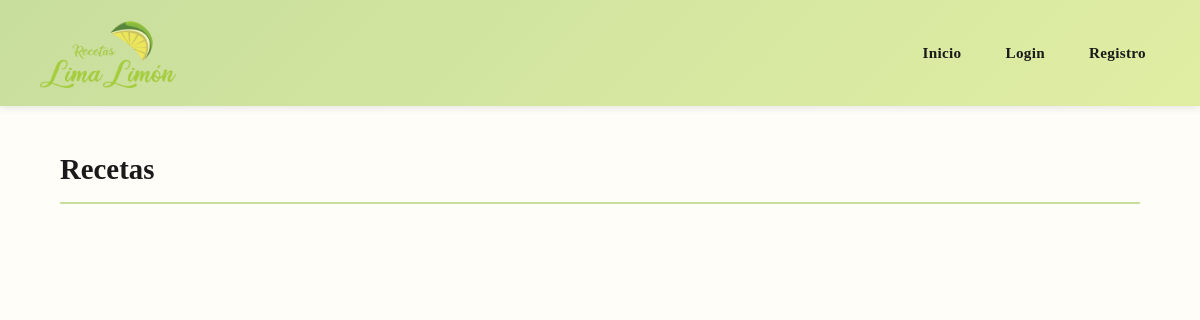
Before: / with the older database file.
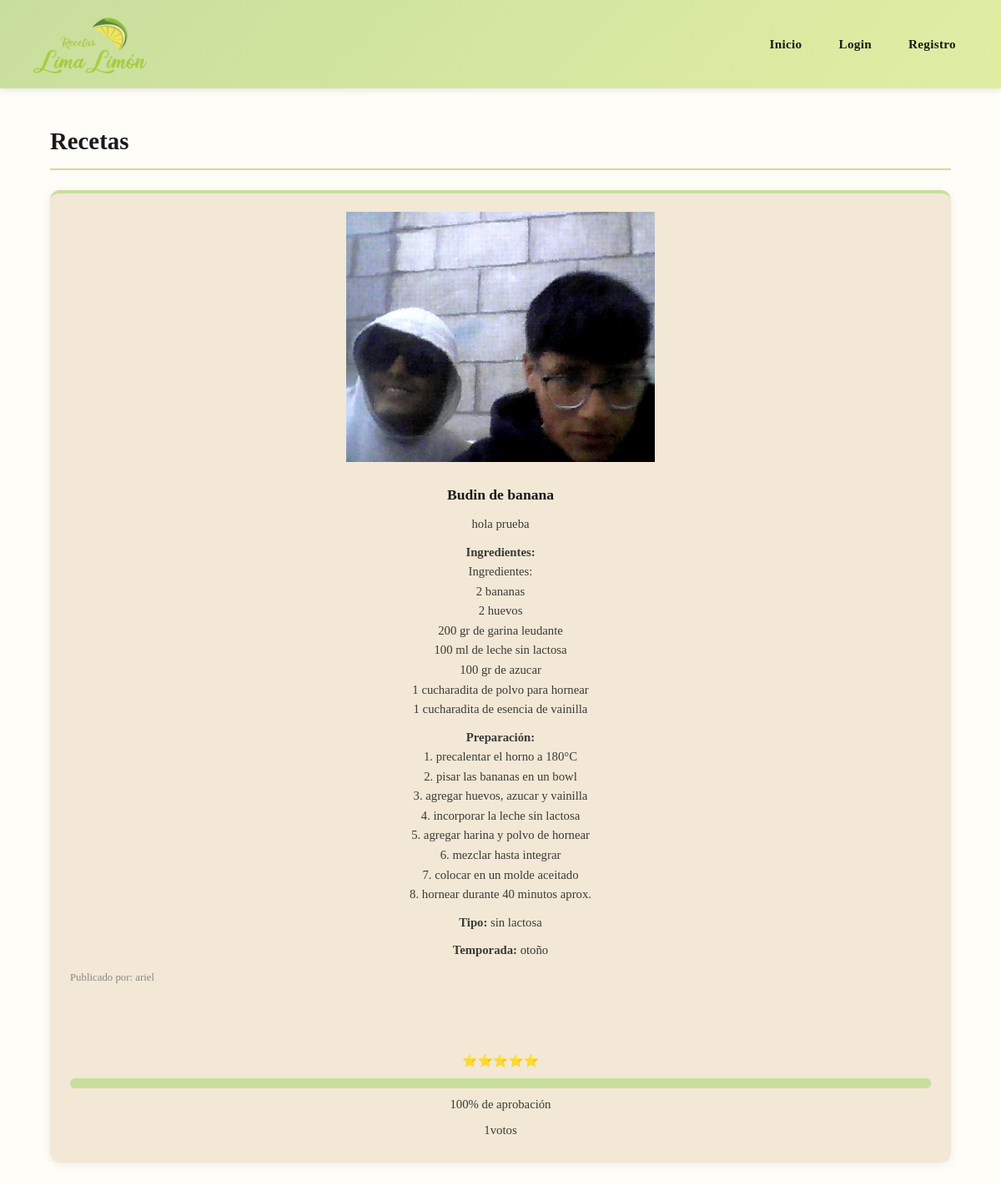
After: the same page with the newer database file.
### tables this page shows
CREATE TABLE `recetas` (
  `id` int(11) NOT NULL,
  `titulo` varchar(255) DEFAULT NULL,
  `descripcion` text DEFAULT NULL,
  `usuario_id` int(11) DEFAULT NULL,
  `ingredientes` text DEFAULT NULL,
  `pasos` text DEFAULT NULL,
  `tipo` varchar(150) DEFAULT NULL,
  `estacion` varchar(50) DEFAULT NULL,
  `imagen` varchar(255) DEFAULT NULL
);

CREATE TABLE `usuarios` (
  `id` int(11) NOT NULL,
  `nombre` varchar(100) DEFAULT NULL,
  `email` varchar(100) DEFAULT NULL,
  `password` varchar(255) DEFAULT NULL,
  `preferencia_tipo` varchar(150) DEFAULT NULL,
  `rol` varchar(20) NOT NULL DEFAULT 'usuario'
);

### index.php (the view, shortened to what this page needs)
<?php
include("config.php");
$sql = "
SELECT recetas.*, usuarios.nombre
FROM recetas
JOIN usuarios
ON recetas.usuario_id = usuarios.id
ORDER BY recetas.id DESC
";
$result = $conn->query($sql);
?>
<link rel="stylesheet" href="css/style.css">
<?php include("header.php"); ?>
<div class="container">
<h2>Recetas</h2>
<div class="recetas-grid">
<?php while($row = $result->fetch_assoc()) { ?>
<div class="card">
<?php if(!empty($row['imagen'])){ ?>
<img
src="uploads/<?php echo htmlspecialchars($row['imagen']); ?>"
class="imagen-receta"
alt="Receta"
>
<?php } ?>
<h3>
<?php echo htmlspecialchars($row['titulo']); ?>
</h3>
<p>
<?php echo nl2br(htmlspecialchars($row['descripcion'])); ?>
</p>
<p>
<strong>Ingredientes:</strong>
<br>
<?php
echo nl2br(
htmlspecialchars(
$row['ingredientes']
)
);
?>
</p>
<p>
<strong>Preparación:</strong>
<br>
<?php
echo nl2br(
htmlspecialchars(
$row['pasos']
)
);
?>
</p>
<p>
<strong>Tipo:</strong>
<?php
echo htmlspecialchars(
$row['tipo']
);
?>
</p>
<p>
<strong>Temporada:</strong>
<?php
echo htmlspecialchars(
$row['estacion']
);
?>
</p>
<small>
Publicado por:
<?php
echo htmlspecialchars(
$row['nombre']
);
?>
</small>
<br><br>
<?php
$prom =
$conn->prepare("
SELECT
AVG(puntuacion) AS promedio,
COUNT(*) AS total
FROM valoraciones
WHERE receta_id=?
");
$prom->bind_param(
"i",
$row['id']
);
$prom->execute();
$data =
$prom->get_result()->fetch_assoc();
$promedio =
round($data['promedio'],1);
$total =
$data['total'];
$porcentaje =
($promedio / 5) * 100;
?>
<div class="rating-box">
<p>
<?php
if($promedio >= 1) echo "⭐";
if($promedio >= 2) echo "⭐";
if($promedio >= 3) echo "⭐";
if($promedio >= 4) echo "⭐";
if($promedio >= 5) echo "⭐";
?>
</p>
<div class="barra">
<div
class="relleno"
style="width:
<?php echo $porcentaje; ?>%;
"
></div>
</div>
<p>
<?php
echo round($porcentaje);
?>%
de aprobación
</p>
<p>
<?php
echo $total;
?>
votos
</p>
</div>
</div>
<?php } ?>
</div>
</div>

### header.php
<header class="header">
    <img src="img/logo.png" alt="logo">
    <nav>
        <a href="index.php">Inicio</a>
        <?php if(isset($_SESSION['user_id'])) { ?>
            <a href="recetas.php">Recetas</a>
            <a href="ruleta.php">Ruleta</a>
            <a href="mis_recetas.php">Mis recetas</a>
            <a href="mis_favoritos.php">Mis Favoritos</a>
            <a href="perfil.php">Perfil</a>
            <?php if(isset($_SESSION['rol']) && $_SESSION['rol']=="admin"){ ?>
            <a href="admin.php">
            Administración
            </a>
            <?php } ?>
            <a href="logout.php">Cerrar sesión</a>
        <?php } else { ?>
            <a href="login.php">Login</a>
            <a href="register.php">Registro</a>
        <?php } ?>
    </nav>
</header>

### css/style.css (style rules this page uses)
*, *::before, *::after { box-sizing: border-box; margin: 0; padding: 0; }
img { max-width: 100%; height: auto; }
.header { background: linear-gradient(135deg, var(--verde-medio) 0%, var(--verde-claro) 100%); padding: 18px 40px; display: flex; justify-content: space-between; align-items: center; gap: 20px; flex-wrap: wrap; box-shadow: 0 2px 8px rgba(0,0,0,0.1); }
.header img { width: auto; height: 70px; object-fit: contain; background: transparent; flex: 0 0 auto; }
nav { display: flex; gap: 16px; align-items: center; justify-content: flex-end; flex: 1 1 520px; flex-wrap: wrap; }
nav a { color: var(--negro); text-decoration: none; font-weight: 600; font-size: 0.95rem; letter-spacing: 0.02em; padding: 6px 14px; border-radius: 20px; transition: background 0.2s, color 0.2s; white-space: nowrap; }
.container { width: 90%; max-width: 1100px; margin: 40px auto; }
.container h2 { font-size: 1.8rem; font-weight: 700; color: var(--negro); margin-bottom: 24px; border-bottom: 2px solid var(--verde-medio); padding-bottom: 10px; }
.recetas-grid { display: grid; grid-template-columns: repeat(auto-fit, minmax(min(100%, 260px), 1fr)); gap: 22px; }
.card { min-width: 0; background: var(--beige); padding: 22px 24px; border-radius: var(--radio); box-shadow: var(--sombra); border-top: 4px solid var(--verde-medio); display: flex; flex-direction: column; gap: 10px; overflow-wrap: anywhere; transition: transform 0.2s, box-shadow 0.2s; }
.card h3 { font-size: 1.1rem; font-weight: 700; color: var(--negro); }
.card p { font-size: 0.92rem; color: #3a3a3a; flex-grow: 1; }
.card small { font-size: 0.8rem; color: var(--gris-suave); }
.rating-box { display: grid; gap: 8px; margin: 8px 0 4px; }
.rating-box p { margin: 0; flex-grow: 0; }
.barra { width: 100%; height: 12px; overflow: hidden; border-radius: 999px; background: rgba(26, 26, 26, 0.12); }
.relleno { height: 100%; border-radius: inherit; background: var(--verde-medio); }
.imagen-receta { width:100%; max-height:300px; object-fit:contain; background:var(--beige); border-radius:10px; margin-bottom:15px; display:block; }
.card h3 { text-align:center; }
.card p { text-align:center; }

Changed rows visible on the page:
added recetas: imagen (picture), titulo "Budin de banana", descripcion "hola prueba", ingredientes "Ingredientes: 2 bananas 2 huevos 200 gr de garina leudante 100 ml de leche sin lactosa 100 gr de azucar 1 cucharadita de polvo para hornear 1 cucharadita de esencia de vainilla", pasos "1. precalentar el horno a 180°C 2. pisar las bananas en un bowl 3. agregar huevos, azucar y vainilla 4. incorporar la leche sin lactosa 5. agregar harina y polvo de hornear 6. mezclar hasta integrar 7. colocar en un molde aceitado 8. hornear durante 40 minutos aprox.", tipo "sin lactosa", estacion "otoño", usuario.nombre "ariel", porcentaje "100", total "1"
